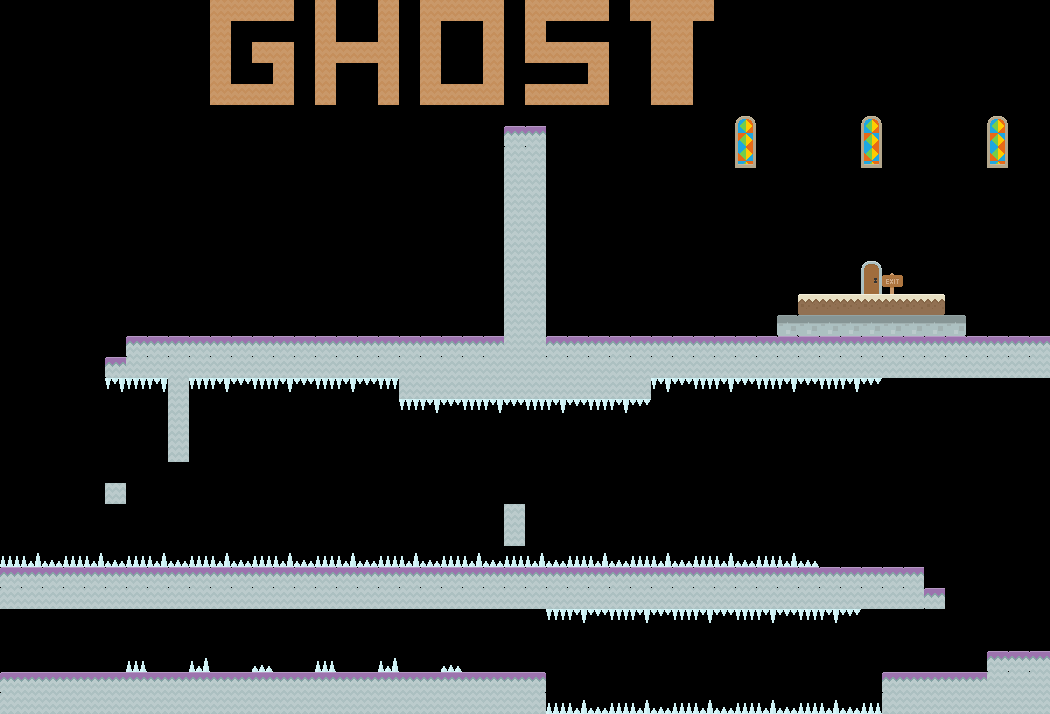

This is a level from a 2D game, rendered from its Tiled map with the project's own tilesets. A one-line summary and the map file follow, with tile-layer data summarised:
An orthogonal 50x34 tile map with 21x21 px tiles, 2 tile layers (FakeTiles, Platforms) and 7 objects (PlayerSpawn, Key, bottom_floor, mid_1, mid_2, ...).

<map version="1.0" orientation="orthogonal" renderorder="right-down" width="50" height="34" tilewidth="21" tileheight="21" nextobjectid="11">
 <tileset firstgid="1" name="Tileset" tilewidth="21" tileheight="21" spacing="2" margin="2">
  <image source="../images/spritesheet.png" trans="516c90" width="692" height="692" />
 </tileset>
 <layer name="FakeTiles" width="50" height="34">
  <data>[1700 cells, 74 non-empty, 2 distinct tile ids]</data>
 </layer>
 <layer name="Platforms" width="50" height="34">
  <data>[1700 cells, 420 non-empty, 22 distinct tile ids]</data>
 </layer>
 <objectgroup name="Triggers">
  <object id="1" name="PlayerSpawn" gid="170" x="42" y="672" />
 </objectgroup>
 <objectgroup name="Keys">
  <object id="2" name="Key" gid="404" x="861" y="546" />
 </objectgroup>
 <objectgroup name="Platforms">
  <object id="3" name="bottom_floor" gid="435" x="546" y="693">
   <properties>
    <property name="distance" value="255" />
    <property name="speed" value="100" />
    <property name="startingDir" value="right" />
   </properties>
  </object>
  <object id="7" name="mid_1" gid="435" x="735" y="546">
   <properties>
    <property name="distance" value="270" />
    <property name="speed" value="150" />
    <property name="startingDir" value="left" />
   </properties>
  </object>
  <object id="8" name="mid_2" gid="435" x="168" y="483">
   <properties>
    <property name="distance" value="270" />
    <property name="speed" value="150" />
    <property name="startingDir" value="right" />
   </properties>
  </object>
  <object id="9" name="mid_up_elevator" gid="435" x="0" y="483">
   <properties>
    <property name="distance" value="270" />
    <property name="speed" value="150" />
    <property name="startingDir" value="up" />
   </properties>
  </object>
  <object id="10" name="mid_3" gid="435" x="168" y="546">
   <properties>
    <property name="distance" value="270" />
    <property name="speed" value="150" />
    <property name="startingDir" value="left" />
   </properties>
  </object>
 </objectgroup>
</map>